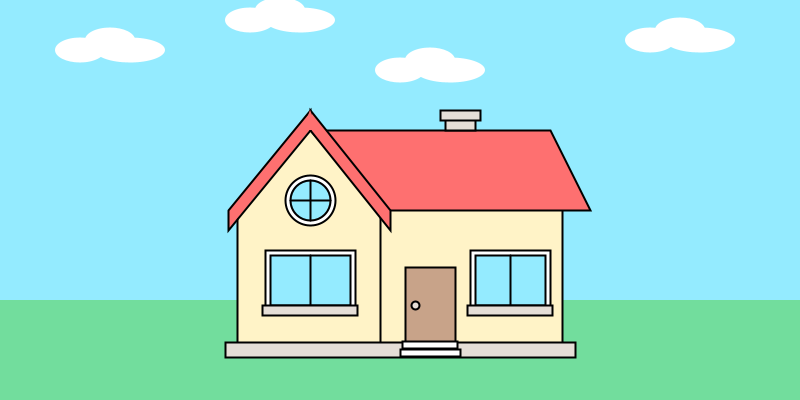
Frame 1 (no input)
Frame 60 (the mouse pressed at the canvas centre just before this capture): identical to frame 1, image omitted
Frame 120 (the mouse held since frame 60 and released just before this capture): identical to frame 1, image omitted

The Processing sketch that drew this single still picture (run headless with seeded random() and noise(); from frame 60 on, the mouse is pressed at the canvas centre):

// Processing sketch: CheckPoint_1A
// ── CheckPoint_1A.pde
//Laila Wilcox
//Jan 30th

color white = #FFFFFF;
color black = #000000;
color grey = #E5DED7;
color red = #FE7070;
color green = #72DD9D;
color brown = #C8A389;
color beige = #FFF3C7;
color blue = #94EBFF;

void setup() {
  size(800, 400);
  rectMode(CENTER);
}

void draw () {
  //background
  background(blue);

  //ground
  noStroke();
  fill(green);
  rect(400, 350, 800, 100);

  //clouds
  fill(white);
  ellipse(80, 50, 50, 25);
  ellipse(110, 40, 50, 25);
  ellipse(130, 50, 70, 25);

  ellipse(400, 70, 50, 25);
  ellipse(430, 60, 50, 25);
  ellipse(450, 70, 70, 25);

  ellipse(250, 20, 50, 25);
  ellipse(280, 10, 50, 25);
  ellipse(300, 20, 70, 25);

  ellipse(650, 40, 50, 25);
  ellipse(680, 30, 50, 25);
  ellipse(700, 40, 70, 25);

  //house
  stroke(black);
  strokeWeight(2);

  fill(beige);
  rect(400, 280, 325, 150);
  line(380, 205, 380, 350);
  noStroke();
  triangle(238, 208, 380, 208, 310, 130);

  stroke(black);
  fill(grey);
  rect(400, 350, 350, 15);

  //door
  fill(brown);
  rect(430, 305, 50, 75);
  fill(grey);
  circle(415, 305, 8);

  //Stairs
  fill(white);
  rect(430, 345, 55, 7.5);
  rect(430, 353, 60, 7.5);

  //roof
  fill(red);
  quad(590, 210, 380, 210, 310, 130, 550, 130);
  quad(310, 130, 310, 110, 390, 210, 390, 230);
  quad(310, 130, 310, 110, 228, 210, 228, 230);
  noStroke();
  triangle(318, 130, 303, 130, 310, 110);

  //windows
  fill(white);
  stroke(black);
  rect(310, 280, 90, 60);
  rect(510, 280, 80, 60);
  circle(310, 200, 50);


  fill(blue);
  circle(310, 200, 40);
  line(330, 200, 290, 200);
  line(310, 180, 310, 220);

  rect(310, 280, 80, 50);
  line(310, 255, 310, 305);

  rect(510, 280, 70, 50);
  line(510, 255, 510, 305);
  
  fill(grey);
  rect(510, 310, 85, 10);
  rect(310, 310, 95, 10);
  
  //chimany
  rect(460, 123, 30, 15);
  rect(460, 115, 40, 10);
}
